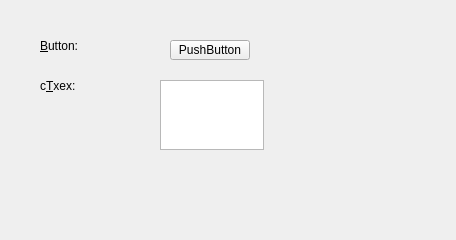
<?xml version="1.0" encoding="UTF-8"?>
<ui version="4.0">
 <class>MyWidget</class>
 <widget class="QWidget" name="MyWidget">
  <property name="geometry">
   <rect>
    <x>0</x>
    <y>0</y>
    <width>456</width>
    <height>240</height>
   </rect>
  </property>
  <property name="windowTitle">
   <string>MyWidget</string>
  </property>
  <widget class="QPushButton" name="pushButton">
   <property name="geometry">
    <rect>
     <x>170</x>
     <y>40</y>
     <width>80</width>
     <height>20</height>
    </rect>
   </property>
   <property name="text">
    <string>PushButton</string>
   </property>
   <property name="checkable">
    <bool>true</bool>
   </property>
  </widget>
  <widget class="QTextEdit" name="textEdit">
   <property name="geometry">
    <rect>
     <x>160</x>
     <y>80</y>
     <width>104</width>
     <height>70</height>
    </rect>
   </property>
  </widget>
  <widget class="QLabel" name="label">
   <property name="geometry">
    <rect>
     <x>40</x>
     <y>40</y>
     <width>54</width>
     <height>12</height>
    </rect>
   </property>
   <property name="text">
    <string>&amp;Button:</string>
   </property>
   <property name="buddy">
    <cstring>pushButton</cstring>
   </property>
  </widget>
  <widget class="QLabel" name="label_2">
   <property name="geometry">
    <rect>
     <x>40</x>
     <y>80</y>
     <width>54</width>
     <height>12</height>
    </rect>
   </property>
   <property name="text">
    <string>c&amp;Txex:</string>
   </property>
   <property name="buddy">
    <cstring>textEdit</cstring>
   </property>
  </widget>
 </widget>
 <resources/>
 <connections/>
</ui>
